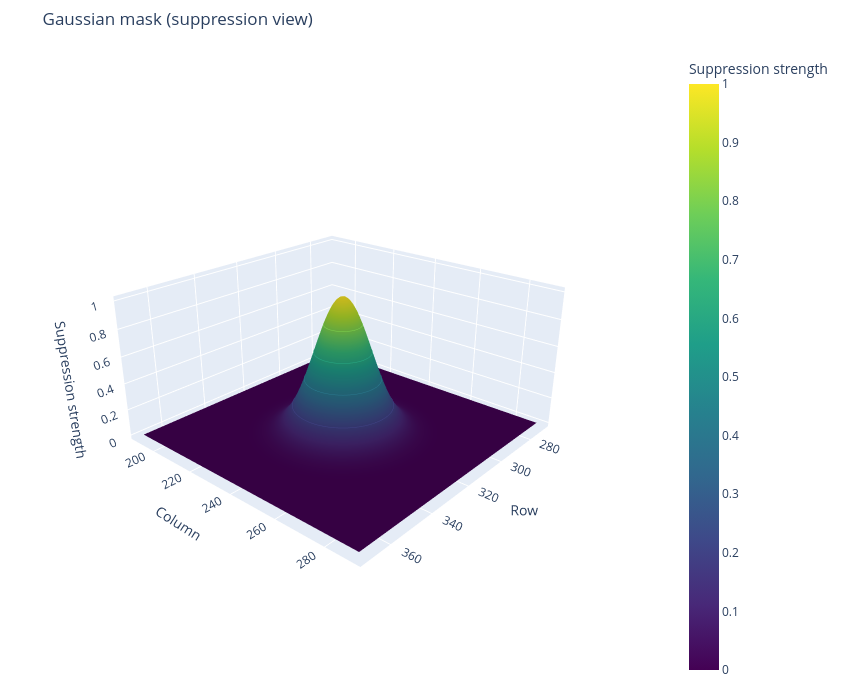
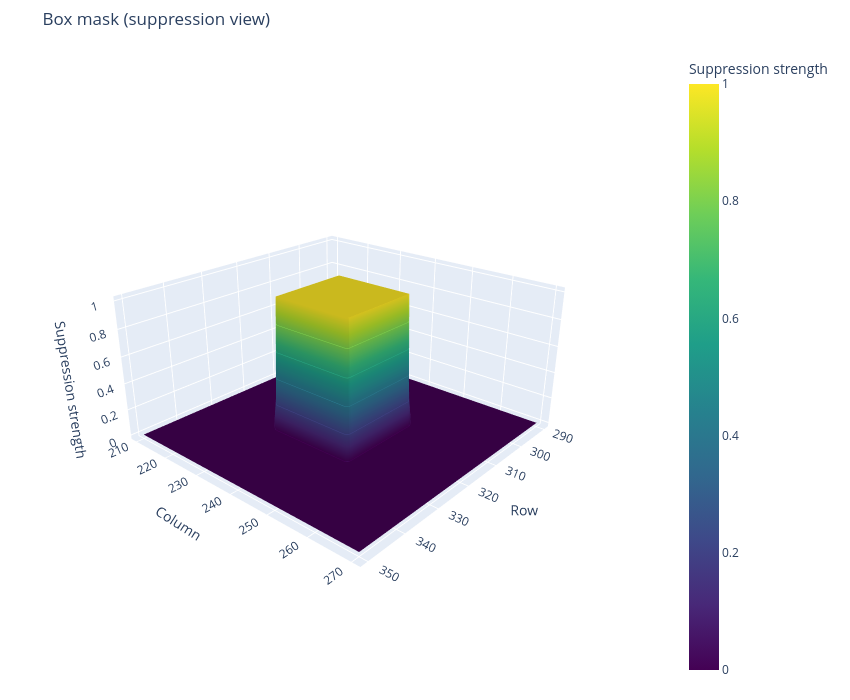

These figures' notebook cell, in order:
### Markdown cell above
To get rid of the grid pattern in the image, we looked at the Fourier spectrum and identified the bright "peaks" caused by the interference. We used notch filters to block these specific frequency components. Since the Fourier transform of a real image is symmetric, we had to place a mask on both the peak and its corresponding symmetric peak to remove the pattern properly. We didn't touch the center of the spectrum (the low frequencies), as that’s where the main structure of the scene is stored.

### Code cell
display_mask_3d(
    gauss_mask,
    center=center,
    window=50,
    title="Gaussian mask (suppression view)",
    plot_suppression=True
)

display_mask_3d(
    box_mask,
    center=center,
    window=30,
    title="Box mask (suppression view)",
    plot_suppression=True,
    show=False,
)

### Figure 1 — Plotly figure (JSON) as saved in the notebook; plotly's stock layout.template omitted (floating-point values rounded to 4 significant figures; data arrays with more than 128 entries replaced by an {"elided": "..."} marker saying what was removed)
{"data": [{"colorbar": {"title": {"text": "Suppression strength"}}, "colorscale": [[0.0, "#440154"], [0.1111, "#482878"], [0.2222, "#3e4989"], [0.3333, "#31688e"], [0.4444, "#26828e"], [0.5556, "#1f9e89"], [0.6667, "#35b779"], [0.7778, "#6ece58"], [0.8889, "#b5de2b"], [1.0, "#fde725"]], "contours": {"z": {"highlightcolor": "limegreen", "project": {"z": true}, "show": true, "usecolormap": true}}, "hovertemplate": "x=%{x}<br>y=%{y}<br>z=%{z:.3f}<extra></extra>", "showscale": true, "x": [190, 191, 192, 193, 194, 195, 196, 197, 198, 199, 200, 201, 202, 203, 204, 205, 206, 207, 208, 209, 210, 211, 212, 213, 214, 215, 216, 217, 218, 219, 220, 221, 222, 223, 224, 225, 226, 227, 228, 229, 230, 231, 232, 233, 234, 235, 236, 237, 238, 239, 240, 241, 242, 243, 244, 245, 246, 247, 248, 249, 250, 251, 252, 253, 254, 255, 256, 257, 258, 259, 260, 261, 262, 263, 264, 265, 266, 267, 268, 269, 270, 271, 272, 273, 274, 275, 276, 277, 278, 279, 280, 281, 282, 283, 284, 285, 286, 287, 288, 289, 290], "y": [270, 271, 272, 273, 274, 275, 276, 277, 278, 279, 280, 281, 282, 283, 284, 285, 286, 287, 288, 289, 290, 291, 292, 293, 294, 295, 296, 297, 298, 299, 300, 301, 302, 303, 304, 305, 306, 307, 308, 309, 310, 311, 312, 313, 314, 315, 316, 317, 318, 319, 320, 321, 322, 323, 324, 325, 326, 327, 328, 329, 330, 331, 332, 333, 334, 335, 336, 337, 338, 339, 340, 341, 342, 343, 344, 345, 346, 347, 348, 349, 350, 351, 352, 353, 354, 355, 356, 357, 358, 359, 360, 361, 362, 363, 364, 365, 366, 367, 368, 369, 370], "z": {"elided": "101x101 float values"}, "type": "surface"}], "layout": {"scene": {"yaxis": {"title": {"text": "Row"}, "autorange": "reversed"}, "aspectratio": {"x": 1, "y": 1, "z": 0.5}, "camera": {"eye": {"x": 1.5, "y": -1.7, "z": 1.0}}, "xaxis": {"title": {"text": "Column"}}, "zaxis": {"title": {"text": "Suppression strength"}}, "aspectmode": "manual"}, "margin": {"l": 20, "r": 20, "t": 50, "b": 20}, "title": {"text": "Gaussian mask (suppression view)"}, "width": 850, "height": 700}}

### Figure 2 — Plotly figure (JSON) as saved in the notebook; plotly's stock layout.template omitted (floating-point values rounded to 4 significant figures; data arrays with more than 128 entries replaced by an {"elided": "..."} marker saying what was removed)
{"data": [{"colorbar": {"title": {"text": "Suppression strength"}}, "colorscale": [[0.0, "#440154"], [0.1111, "#482878"], [0.2222, "#3e4989"], [0.3333, "#31688e"], [0.4444, "#26828e"], [0.5556, "#1f9e89"], [0.6667, "#35b779"], [0.7778, "#6ece58"], [0.8889, "#b5de2b"], [1.0, "#fde725"]], "contours": {"z": {"highlightcolor": "limegreen", "project": {"z": true}, "show": true, "usecolormap": true}}, "hovertemplate": "x=%{x}<br>y=%{y}<br>z=%{z:.3f}<extra></extra>", "showscale": true, "x": [210, 211, 212, 213, 214, 215, 216, 217, 218, 219, 220, 221, 222, 223, 224, 225, 226, 227, 228, 229, 230, 231, 232, 233, 234, 235, 236, 237, 238, 239, 240, 241, 242, 243, 244, 245, 246, 247, 248, 249, 250, 251, 252, 253, 254, 255, 256, 257, 258, 259, 260, 261, 262, 263, 264, 265, 266, 267, 268, 269, 270], "y": [290, 291, 292, 293, 294, 295, 296, 297, 298, 299, 300, 301, 302, 303, 304, 305, 306, 307, 308, 309, 310, 311, 312, 313, 314, 315, 316, 317, 318, 319, 320, 321, 322, 323, 324, 325, 326, 327, 328, 329, 330, 331, 332, 333, 334, 335, 336, 337, 338, 339, 340, 341, 342, 343, 344, 345, 346, 347, 348, 349, 350], "z": {"elided": "61x61 float values"}, "type": "surface"}], "layout": {"scene": {"yaxis": {"title": {"text": "Row"}, "autorange": "reversed"}, "aspectratio": {"x": 1, "y": 1, "z": 0.5}, "camera": {"eye": {"x": 1.5, "y": -1.7, "z": 1.0}}, "xaxis": {"title": {"text": "Column"}}, "zaxis": {"title": {"text": "Suppression strength"}}, "aspectmode": "manual"}, "margin": {"l": 20, "r": 20, "t": 50, "b": 20}, "title": {"text": "Box mask (suppression view)"}, "width": 850, "height": 700}}
